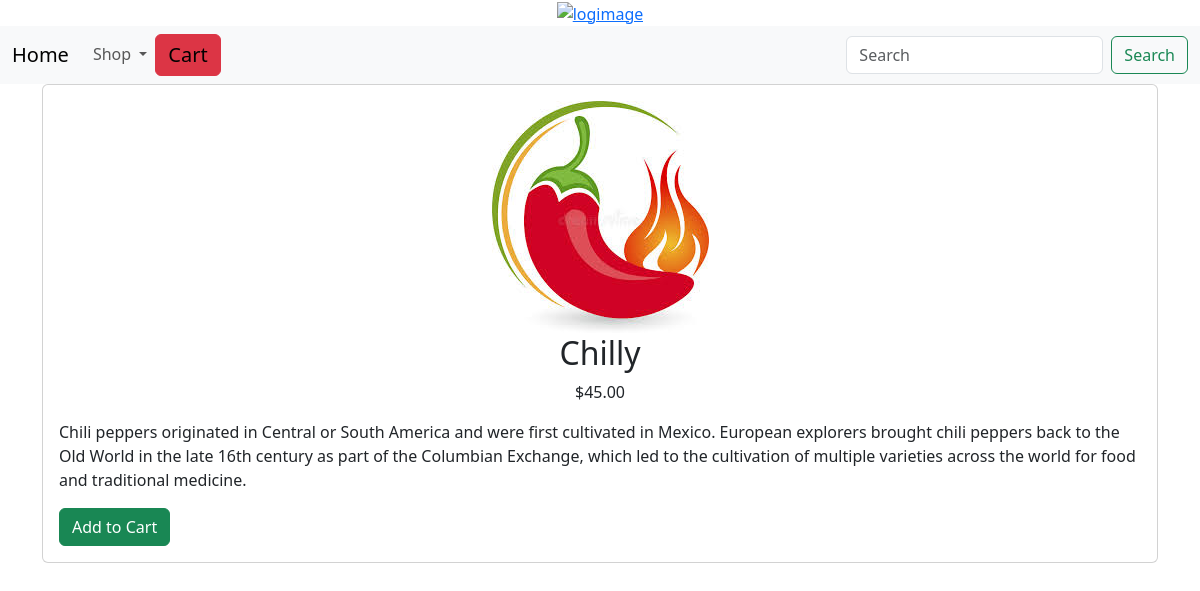
Page /shop/vegetables/chilly/ on the committed database.
### Ecomapp/models.py (models this page shows, shortened)
class Product(models.Model):
    name = models.CharField(max_length=250,unique=True)
    slug = models.SlugField(max_length=250,unique=True)
    desc = models.TextField()
    image = models.ImageField(upload_to='product',blank=True)
    price = models.DecimalField(max_digits=10,decimal_places=2)
    category = models.ForeignKey(Category,on_delete=models.CASCADE)
    stock = models.IntegerField()
    available = models.BooleanField(default=True)
    created = models.DateTimeField(auto_now_add=True)
    updated = models.DateTimeField(auto_now=True)
    class Meta:
        ordering = ('name',)
        verbose_name = 'product'
        verbose_name_plural = 'products'

### Ecomapp/views.py (the view)
# urls.py: path('<slug:c_slug>/<slug:product_slug>/',views.ProdDetail,name='ProdDetails'),
def ProdDetail(request,c_slug,product_slug):
    try:
        product = Product.objects.get(category__slug=c_slug,slug=product_slug)
    except Exception as e:
        raise e
    return render(request,'product.html',{'product':product})

### Ecomapp/context_processors.py (called while the page is built)
def get_links(request):
    links = Category.objects.all()
    print(links)
    return dict(links=links)

### Ecomapp/models.py (called while the page is built)
    def get_url(self):
        return reverse('Ecomapp:products_by_cat',args=[self.slug])

    def __str__(self):
        return self.name

### cart/context_processors.py (called while the page is built)
def counter(request):
    item_count = 0
    if 'admin' in request.path:
        return {}
    else:
        try:
          cart = Cart.objects.filter(cart_id=_cart_id(request))
          car_item=CartItem.objects.all().filter(cart=cart[:1])
          for cart_item in car_item:
              item_count += cart_item.quantity
        except Cart.DoesnNotExist:
            item_count = 0
    return  dict(item_count=item_count)

### cart/views.py (called while the page is built)
def _cart_id(request):
    cart = request.session.session_key
    if not cart:
        cart = request.session.create()
    return cart

### templates/product.html
{% extends 'base.html' %}
{% load static %}
{% block content %}
<div class="container">
    <div class="card">
        <div class="card-body">
                    <div style="text-align:center;">
                        <img  src="{{product.image.url}}" alt="{{product.name}}">
                    </div>
                <div>
                    <h2 style="text-align:center;">{{product.name}}</h2>
                    <p style="text-align:center;">${{product.price}}</p>
                    <p>{{product.desc}}</p>
                    {% if product.stock <= 0 %}
                    <p><b>Out of Stock</b></p>
                    {% else %}
                    <a class="btn btn-success" href="{% url 'cart:add_cart' product.id %}">Add to Cart</a>
                    {% endif %}
                </div>
        </div>
    </div>
</div>
{% endblock %}

### rows in the picture
Product: image (picture), name "Chilly", price "45.00", desc "Chili peppers originated in Central or South America and were first cultivated in Mexico. European explorers brought chili peppers back to the Old World in the late 16th century as part of the Columbian Exchange, which led to the cultivation of multiple varieties across the world for food and traditional medicine."
